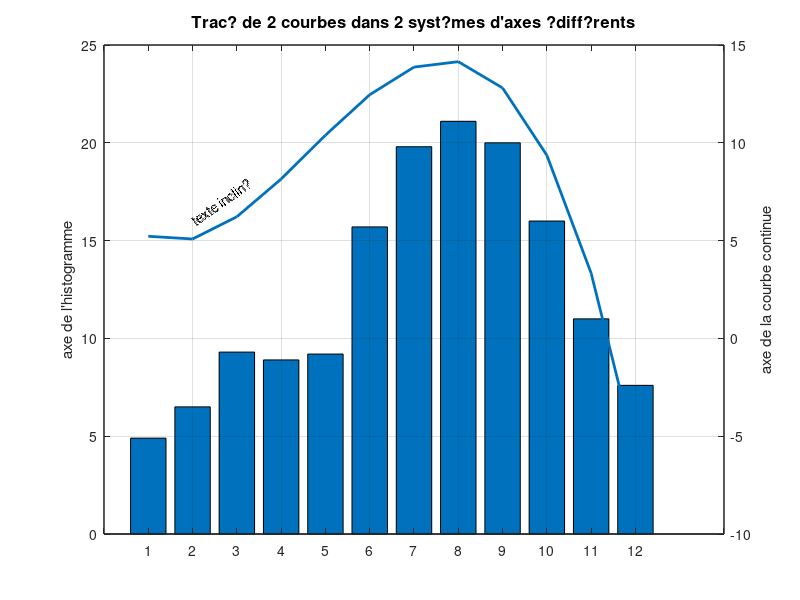

This figure's MATLAB source:
x=1:12; t=[4.9 6.5 9.3 8.9 9.2 15.7 19.8 21.1 20 16 11 7.6000] ;
bar(x,t)
ylabel('axe de l''histogramme')
h1=gca; h2=axes('Position',get(h1,'Position'));
y=-0.0804*x.^3+1.11999*x.^2-2.9354*x+7.1162; plot(x,y,'Linewidth',2)
set(h2,'YaxisLocation','right','Color','none','XtickLabel',[])
set(h2,'Xlim',get(h1,'Xlim'),'Layer','top')
ylabel('axe de la courbe continue')
text(2,6,'texte inclin?','Rotation',35)
grid
title('Trac? de 2 courbes dans 2 syst?mes d''axes ?diff?rents','FontSize',12)